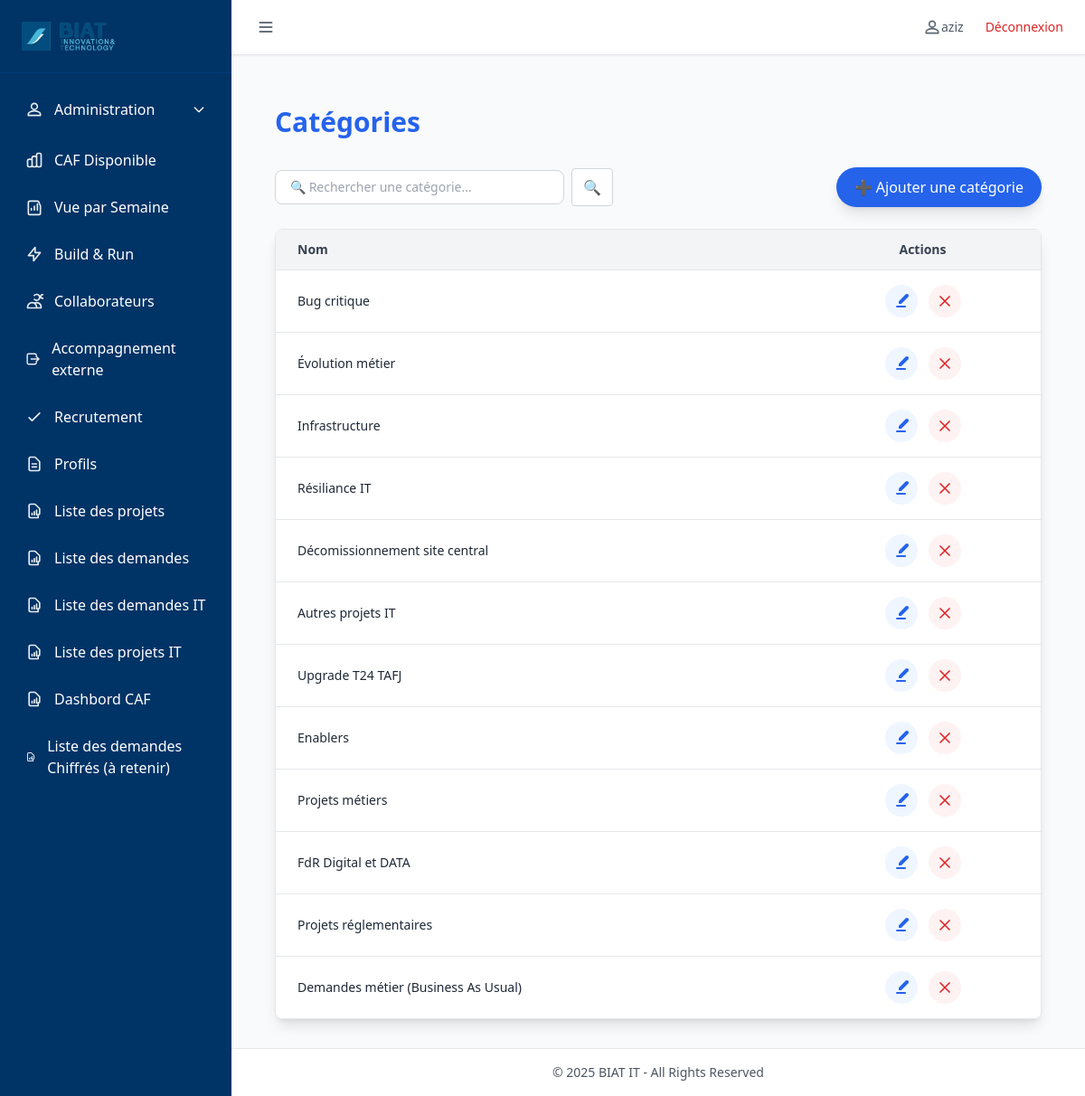
Screenshot of /categorie/ (signed in) with the database file from the repository.
### tables this page shows
CREATE TABLE categorie (
    id INTEGER PRIMARY KEY AUTOINCREMENT,
    nom TEXT UNIQUE NOT NULL
, idate DATETIME, iuser INTEGER, uuser INTEGER, udate DATETIME);

### routes/categorie_routes.py (the view)
@categorie_bp.route("/")
def liste_categories():
    q = (request.args.get("q", "") or "").strip()
    sql = """
        SELECT id, nom
        FROM Categorie
    """
    params = []
    if q:
        sql += " WHERE nom LIKE ? COLLATE NOCASE"
        params.append(f"%{q}%")
    sql += " ORDER BY id DESC"
    rows = query_db(sql, params)
    categories = [dict(r) for r in rows]  # pour éviter les soucis Row → JSON si besoin
    return render_template("categorie_liste.html", categories=categories)

### utils/db_utils.py (called while the page is built)
def get_connection():
    conn = sqlite3.connect(
        DB_PATH,
        timeout=60,               # ⏱️ Patiente jusqu'à 60s avant "database is locked"
        check_same_thread=False
    )
    conn.row_factory = sqlite3.Row
    conn.execute("PRAGMA journal_mode=WAL;")      # Autorise les écritures concurrentes
    conn.execute("PRAGMA synchronous=NORMAL;")    # Bon compromis vitesse/sécurité
    conn.execute("PRAGMA foreign_keys = ON;")     # Active les clés étrangères
    conn.execute("PRAGMA busy_timeout = 60000;")  # Attend 60s avant d'abandonner une écriture
    return conn

def query_db(query, args=(), one=False, retries=3, delay=1):
    for attempt in range(retries):
        try:
            conn = get_connection()
            cur = conn.execute(query, args)
            rows = cur.fetchall()
            cur.close()
            conn.close()
            return (rows[0] if rows else None) if one else rows
        except sqlite3.OperationalError as e:
            if "locked" in str(e).lower() and attempt < retries - 1:
                time.sleep(delay)
                continue
            raise

### templates/categorie_liste.html (shortened to what this page needs)
{% extends "base.html" %}
{% block content %}
<div class="max-w-6xl mx-auto px-6 py-8">
  <h1 class="text-3xl font-bold mb-8 text-blue-600">Catégories</h1>
  <div class="mb-6 flex flex-col md:flex-row md:items-center md:justify-between gap-4">
    <form method="get" action="{{ url_for('categorie.liste_categories') }}" class="flex items-center gap-2">
      <input type="text" name="q" value="{{ request.args.get('q','') }}"
             placeholder="🔍 Rechercher une catégorie..."
             class="border border-gray-300 rounded-lg px-4 py-2 text-sm w-80 focus:ring-blue-400 focus:border-blue-400">
      <button type="submit"
              class="bg-white border border-gray-300 px-3 py-2 rounded text-blue-600 hover:text-blue-800 transition">
        🔍
      </button>
    </form>
    <button onclick="openAddModal()"
            class="bg-blue-600 hover:bg-blue-700 text-white px-5 py-2.5 rounded-full shadow-lg flex items-center gap-2 transition">
      ➕ Ajouter une catégorie
    </button>
  </div>
  <div class="overflow-x-auto shadow-lg rounded-lg border border-gray-200">
    <table class="min-w-full bg-white divide-y divide-gray-200">
      <thead class="bg-gray-100">
        <tr>
          <th class="px-6 py-3 text-left text-sm font-semibold text-gray-700">Nom</th>
          <th class="px-6 py-3 text-center text-sm font-semibold text-gray-700">Actions</th>
        </tr>
      </thead>
      <tbody class="divide-y divide-gray-200">
        {% for c in categories %}
        <tr class="hover:bg-gray-50 transition">
          <td class="px-6 py-4 text-sm text-gray-800">{{ c.nom }}</td>
          <td class="px-6 py-4 text-center">
            <div class="flex items-center justify-center gap-3">
              <button type="button"
                      onclick='openEditModal({{ c.id|tojson }}, {{ c.nom|tojson }})'
                      class="inline-flex items-center justify-center p-2 rounded-full bg-blue-50 hover:bg-blue-100 text-blue-600 transition"
                      title="Modifier">
                <svg xmlns="http://www.w3.org/2000/svg" class="h-5 w-5" fill="currentColor" viewBox="0 0 20 20">
                  <path d="M17.414 2.586a2 2 0 00-2.828 0L7 10.172V13h2.828l7.586-7.586a2 2 0 000-2.828z"/>
                  <path fill-rule="evenodd" d="M4 16a1 1 0 011-1h9a1 1 0 110 2H5a1 1 0 01-1-1z" clip-rule="evenodd"/>
                </svg>
              </button>
              <form action="{{ url_for('categorie.supprimer_categorie', id=c.id) }}" method="post"
                    onsubmit="return confirm('Supprimer {{ c.nom }} ?')">
                <button type="submit"
                        class="inline-flex items-center justify-center p-2 rounded-full bg-red-50 hover:bg-red-100 text-red-600 transition"
                        title="Supprimer">
                  <svg xmlns="http://www.w3.org/2000/svg" class="h-5 w-5"
                       fill="none" viewBox="0 0 24 24" stroke="currentColor">
                    <path stroke-linecap="round" stroke-linejoin="round" stroke-width="2"
                          d="M6 18L18 6M6 6l12 12"/>
                  </svg>
                </button>
              </form>
            </div>
          </td>
        </tr>
        {% else %}
        <tr>
          <td colspan="2" class="text-center px-6 py-6 text-gray-500">Aucune catégorie trouvée</td>
        </tr>
        {% endfor %}
      </tbody>
    </table>
  </div>
</div>
{% endblock %}

### static/css/styles.css (style rules this page uses)
body { background-color: #f8f9fa; }

### rows the page displays
categorie: nom "Bug critique"
categorie: nom "Évolution métier"
categorie: nom "Infrastructure"
categorie: nom "Résiliance IT"
categorie: nom "Décomissionnement site central"
categorie: nom "Autres projets IT"
categorie: nom "Upgrade T24 TAFJ"
categorie: nom "Enablers"
categorie: nom "Projets métiers"
categorie: nom "FdR Digital et DATA"
categorie: nom "Projets réglementaires"
categorie: nom "Demandes métier (Business As Usual)"

### other values shown
{{ session.user.username }} "aziz"
